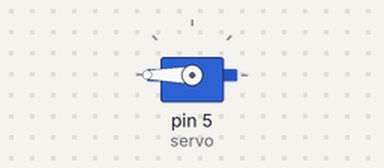
A sketch run on a simulated Arduino Uno, built with avr-gcc and run on an emulated ATmega328P. On the bench: servo.

Above: at 2.05 s.
Timing chart, 0 to 6.6 s (numbered marks = the images above):
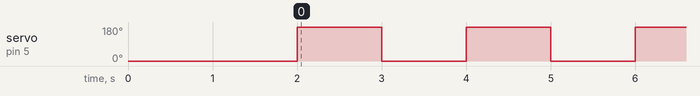

Measured:
- by itself, servo on pin 5 (servo): alternates 180° for 1.0 s and 0° for 1.0 s

The sketch:

Servo.ino
```cpp
//COKLAT --> GND
//MERAH --> vCC
//ORANGE --> DATA
//PIN DI nodeMCU pkakai GPIO
#include <Servo.h>

Servo servo;

void setup() {

    servo.attach(5); //D1
    servo.write(0);

    delay(2000);

}

void loop() {

    servo.write(180);

    delay(1000);

    servo.write(0);

    delay(1000);

}
 /*
 // scan from 0 to 180 degrees
  for(angle = 0; angle < 180; angle++)
  {
    servo.write(angle);
    delay(30);
  }
  // now scan back from 180 to 0 degrees
  for(angle = 180; angle > 10; angle--)
  {
    servo.write(angle);
    delay(30);
  }
  */
```
